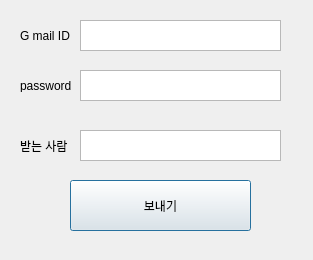
<?xml version="1.0" encoding="UTF-8"?>
<ui version="4.0">
 <class>dialog</class>
 <widget class="QDialog" name="dialog">
  <property name="geometry">
   <rect>
    <x>0</x>
    <y>0</y>
    <width>313</width>
    <height>260</height>
   </rect>
  </property>
  <property name="windowTitle">
   <string>메일</string>
  </property>
  <widget class="QTextEdit" name="textEdit">
   <property name="geometry">
    <rect>
     <x>80</x>
     <y>20</y>
     <width>201</width>
     <height>31</height>
    </rect>
   </property>
  </widget>
  <widget class="QLabel" name="label">
   <property name="geometry">
    <rect>
     <x>20</x>
     <y>30</y>
     <width>56</width>
     <height>12</height>
    </rect>
   </property>
   <property name="text">
    <string>G mail ID </string>
   </property>
  </widget>
  <widget class="QTextEdit" name="textEdit_2">
   <property name="geometry">
    <rect>
     <x>80</x>
     <y>70</y>
     <width>201</width>
     <height>31</height>
    </rect>
   </property>
  </widget>
  <widget class="QLabel" name="label_2">
   <property name="geometry">
    <rect>
     <x>20</x>
     <y>80</y>
     <width>56</width>
     <height>12</height>
    </rect>
   </property>
   <property name="text">
    <string>password</string>
   </property>
  </widget>
  <widget class="QLabel" name="label_3">
   <property name="geometry">
    <rect>
     <x>20</x>
     <y>140</y>
     <width>56</width>
     <height>12</height>
    </rect>
   </property>
   <property name="text">
    <string>받는 사람</string>
   </property>
  </widget>
  <widget class="QTextEdit" name="textEdit_3">
   <property name="geometry">
    <rect>
     <x>80</x>
     <y>130</y>
     <width>201</width>
     <height>31</height>
    </rect>
   </property>
  </widget>
  <widget class="QPushButton" name="pushButton">
   <property name="geometry">
    <rect>
     <x>70</x>
     <y>180</y>
     <width>181</width>
     <height>51</height>
    </rect>
   </property>
   <property name="text">
    <string>보내기</string>
   </property>
  </widget>
 </widget>
 <resources/>
 <connections/>
</ui>
